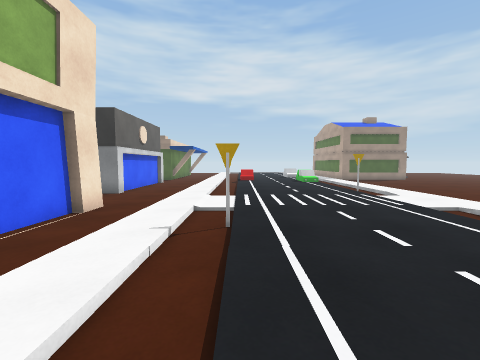
view 1 (above)

19 first-person views from a walk through a Unity game level. The camera is 1.2 m above the floor, tilts 4° down and sees 90° across. The floor is counted in squares, 1 m on a side. Each view is taken from the middle of a square. On the plan, view 1 faces up. The plan holds only what a view shows up to about 12 squares ahead; the rest is blank. The place goes on beyond the plan.

view 2
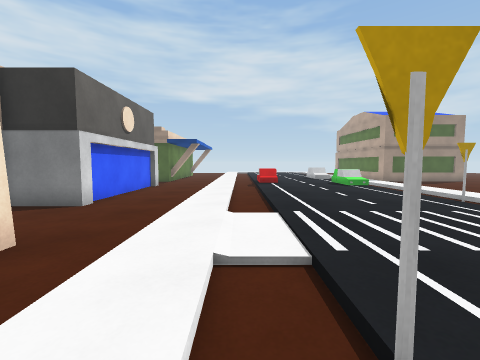

view 3
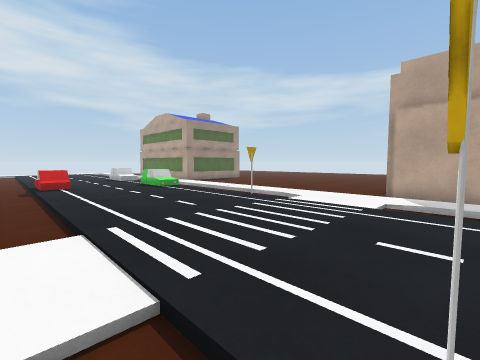

view 4
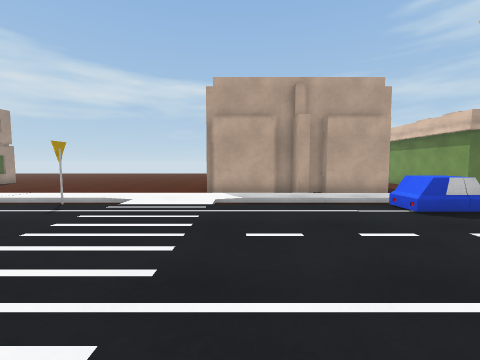

view 5
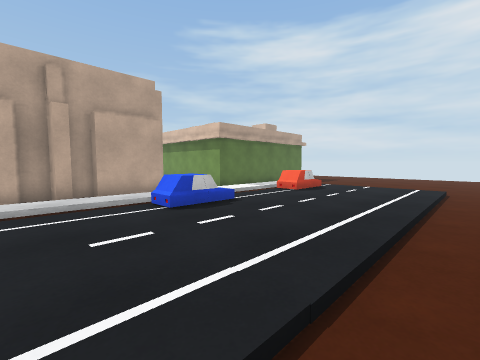

view 6
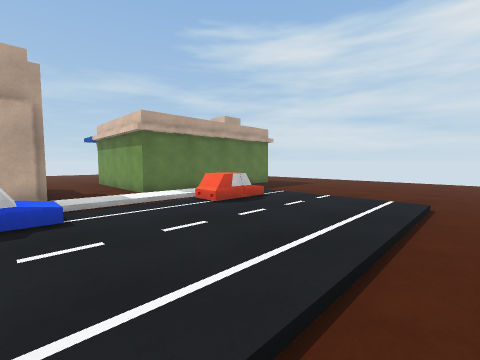

view 7
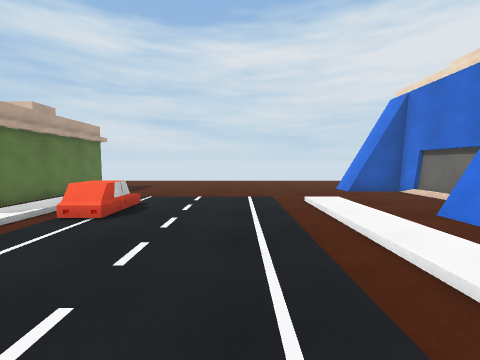

view 8
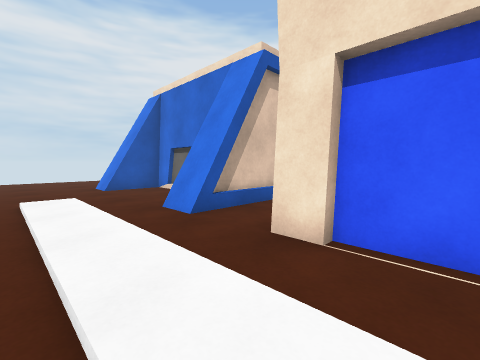

view 9
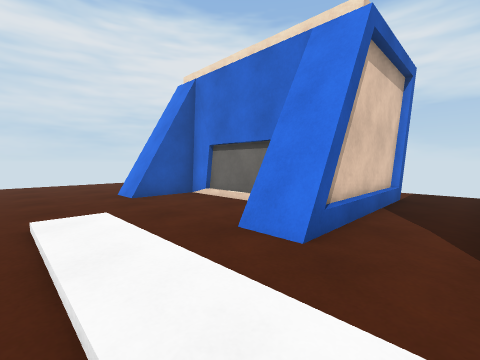

view 10
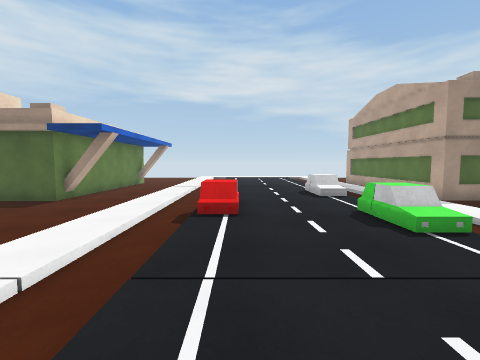

view 11
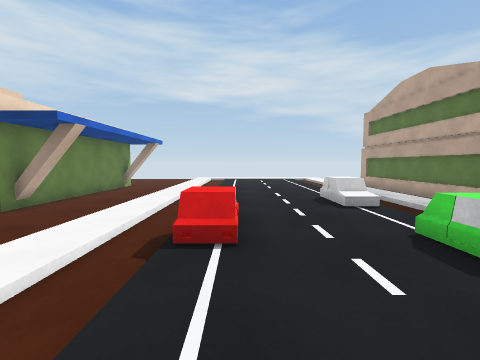

view 12
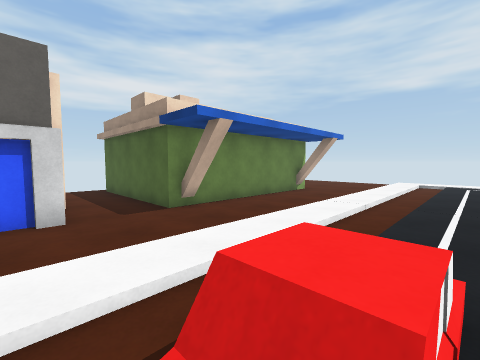

view 13
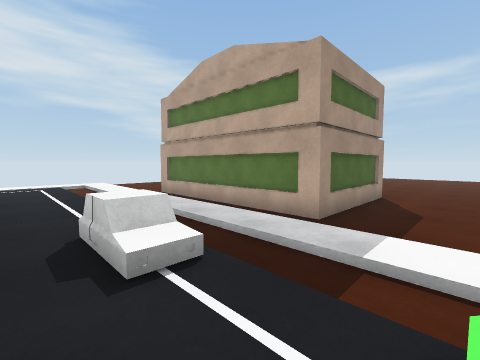

view 14
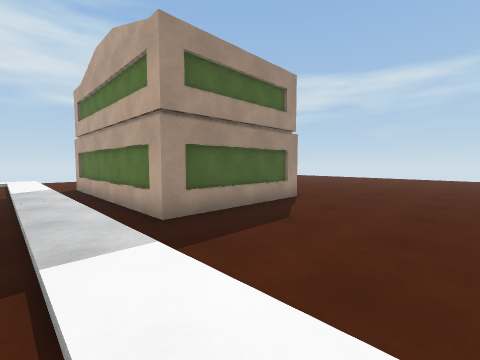

view 15
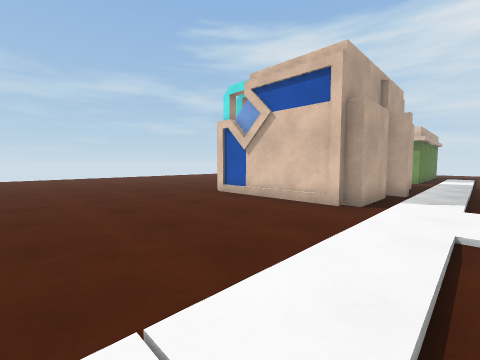

view 16
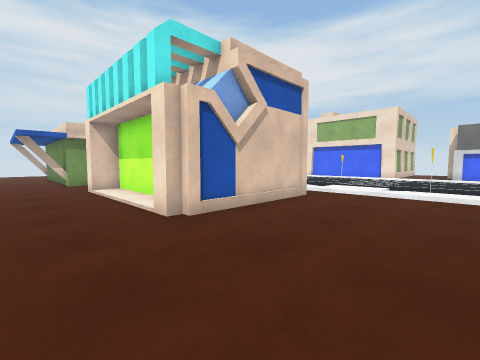

view 17
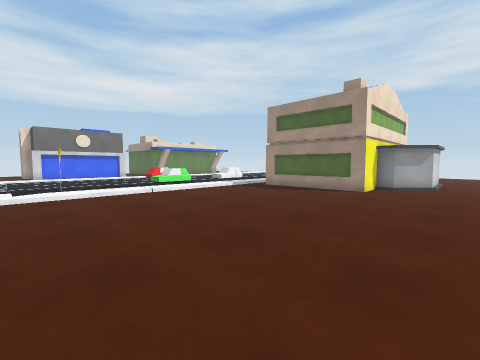

view 18
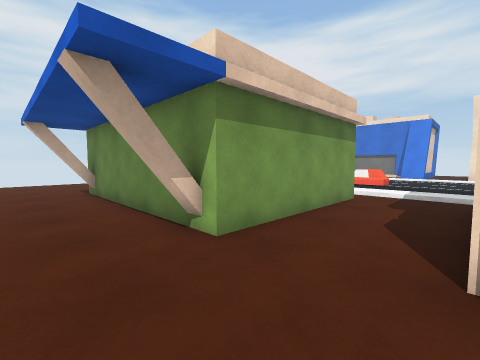

view 19
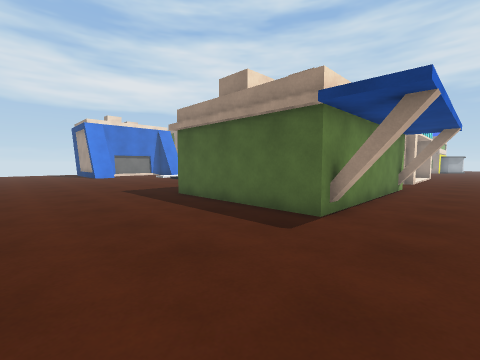

### Floor plan
Key: @ floor where view 1 was taken; # wall or solid block; . main floor; : floor 0.25 m higher than the main floor; / step, stairs or slope; = window, fence, low wall or low ledge; ^ raised ledge; O other object.
Columns run from 12 left of view 1 to 17 right of it. Each row starts with its distance up from view 1.
 25       #...:./:::://:.#     O..
 24       #...:./:::://:.#     O..
 23       #...:./:::: /:.#  OOOO..
 22       #...:./:::: /:.#  OOOO..
 21       #...:./:::^=/:.#    O...
 20 ########..:./:::#=/:.#####O...
 19 ..........:./:::://:..........
 18 ..........:.==::://:..........
 17     O #...:.^^::=//:..........
 16       #...:./:::^^/:..........
 15       #...:./:::O//:..........
 14       #...:./:::://:..........
 13       #...:./:::://:..........
 12       #...:./:::://:..........
 11     ###...:./::::#/:..........
 10      .....:./:::://:..........
  9       ....://::::/::..........
  8        ...::::::::::..........
  7        #..://::::/::#######...
  6        #..:./:::://:##    :...
  5        #..:.#:::://:##    :...
  4         ..:./:::://:##   #:...
  3          .:./:::://:.#   #:...
  2        #..:./:::^=/:##   #:...
  1        #..:./:::^=/:##   ##...
  0        #..:.@:::://:.#    #...
 -1 ..........:./:::://:..........
 -2 ..........:./:::://:..........
 -3 .O#####OO.:./:::=//:.######...
 -4        OO.:./:::^^/: #    ##..
 -5        ...:./:::O /: #    #...
 -6      #....:./:::/  :.#    #...
 -7      #.........     .#    #...
 -8      #.............  #    #...
 -9      #.............  #    #...
-10        OO........... #    ##..
-11        O.............######...
-12         ......................
-13        .......................
-14        .......................
-15         ......................
-16          ... .................

Where each view was taken, in squares from view 1:
view 1: 0 up, 0 right, facing up
view 2: 4 up, 1 left, facing up
view 3: 5 up, 1 left, facing up-right
view 4: 6 up, 1 left, facing right
view 5: 5 up, 1 left, facing down-right
view 6: 1 up, 1 left, facing down-right
view 7: 2 up, 1 right, facing down
view 8: 2 up, 1 left, facing down-left
view 9: 1 down, 1 left, facing down-left
view 10: 11 up, 1 right, facing up
view 11: 13 up, 1 right, facing up
view 12: 16 up, 1 right, facing up-left
view 13: 17 up, 3 right, facing up-right
view 14: 15 up, 6 right, facing up-right
view 15: 14 up, 6 right, facing down-right
view 16: 12 up, 17 right, facing down-left
view 17: 9 up, 17 right, facing up-left
view 18: 0 up, 17 right, facing down-left
view 19: 16 down, 17 right, facing up-left
